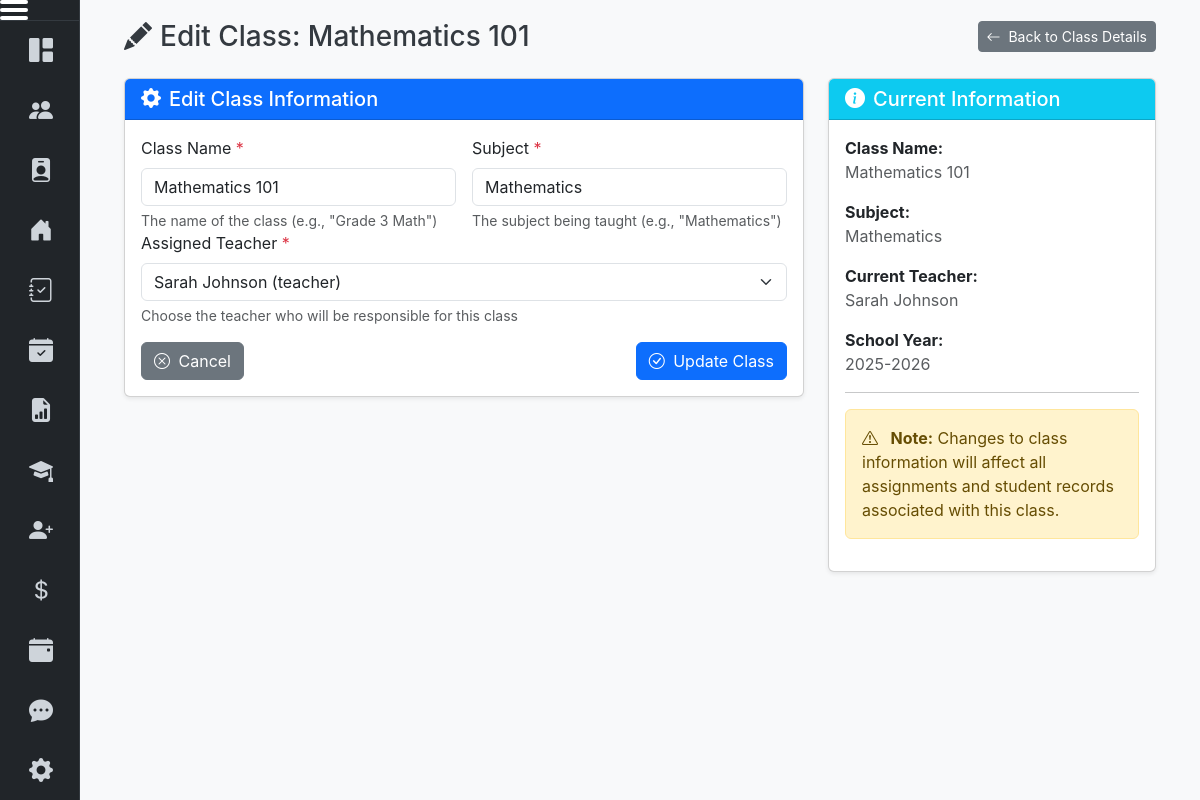
The app's page /management/edit-class/1 (signed in) with its own data.
### models.py (models this page shows, shortened)
class Class(db.Model):
    id = db.Column(db.Integer, primary_key=True)
    name = db.Column(db.String(150), nullable=False)
    subject = db.Column(db.String(100), nullable=False)
    teacher_id = db.Column(db.Integer, db.ForeignKey('teacher_staff.id'), nullable=False)
    school_year_id = db.Column(db.Integer, db.ForeignKey('school_year.id'), nullable=False)
    teacher = db.relationship('TeacherStaff', backref='classes', lazy=True)
    school_year = db.relationship('SchoolYear', backref='classes', lazy=True)

class User(db.Model, UserMixin):
    id = db.Column(db.Integer, primary_key=True)
    username = db.Column(db.String(100), unique=True, nullable=False)
    password_hash = db.Column(db.String(256), nullable=False)
    role = db.Column(db.String(50), nullable=False) # e.g., 'Student', 'Teacher', 'Director'
    student_id = db.Column(db.Integer, db.ForeignKey('student.id'), nullable=True)
    teacher_staff_id = db.Column(db.Integer, db.ForeignKey('teacher_staff.id'), nullable=True)

class SchoolYear(db.Model):
    id = db.Column(db.Integer, primary_key=True)
    name = db.Column(db.String(20), nullable=False, unique=True)
    start_date = db.Column(db.Date, nullable=False)
    end_date = db.Column(db.Date, nullable=False)
    is_active = db.Column(db.Boolean, default=True)

### managementroutes.py (the view, shortened to what this page needs)
@management_blueprint.route('/edit-class/<int:class_id>', methods=['GET', 'POST'])
@login_required
@management_required
def edit_class(class_id):
    class_info = Class.query.get_or_404(class_id)
    teachers = TeacherStaff.query.all()
    available_teachers = []
    for t in teachers:
        user = User.query.filter_by(teacher_staff_id=t.id).first()
        username = user.username if user else ''
        name = f"{t.first_name} {t.last_name}"
        available_teachers.append({'id': t.id, 'name': name, 'username': username})
    return render_template('edit_class.html',
                         class_info=class_info,
                         available_teachers=available_teachers)

### templates/edit_class.html (shortened to what this page needs)
{% extends "dashboard_layout.html" %}
{% block dashboard_content %}
<div class="container-fluid px-2 px-md-4">
    <div class="d-flex flex-column flex-md-row justify-content-between align-items-start align-items-md-center mb-4 gap-2">
        <h3 class="mb-2 mb-md-0"><i class="bi bi-pencil-fill me-2"></i>Edit Class: {{ class_info.name }}</h3>
        <a href="{{ url_for('management.view_class', class_id=class_info.id) }}" class="btn btn-secondary btn-sm">
            <i class="bi bi-arrow-left me-1"></i> Back to Class Details
        </a>
    </div>
    <div class="row g-3 g-md-4">
        <div class="col-12 col-lg-8">
            <div class="card shadow-sm">
                <div class="card-header bg-primary text-white">
                    <h5 class="mb-0"><i class="bi bi-gear-fill me-2"></i>Edit Class Information</h5>
                </div>
                <div class="card-body">
                    <form method="POST">
                        <div class="row g-3">
                            <div class="col-12 col-md-6">
                                <label for="name" class="form-label">Class Name <span class="text-danger">*</span></label>
                                <input type="text" class="form-control" id="name" name="name"
                                       value="{{ class_info.name }}" required>
                                <div class="form-text">The name of the class (e.g., "Grade 3 Math")</div>
                            </div>
                            <div class="col-12 col-md-6">
                                <label for="subject" class="form-label">Subject <span class="text-danger">*</span></label>
                                <input type="text" class="form-control" id="subject" name="subject"
                                       value="{{ class_info.subject or '' }}" required>
                                <div class="form-text">The subject being taught (e.g., "Mathematics")</div>
                            </div>
                        </div>
                        <div class="mb-3">
                            <label for="teacher_id" class="form-label">Assigned Teacher <span class="text-danger">*</span></label>
                            <select class="form-select" id="teacher_id" name="teacher_id" required>
                                {% for teacher in available_teachers %}
                                    <option value="{{ teacher.id }}"
                                            {% if class_info.teacher_id == teacher.id %}selected{% endif %}>
                                        {{ teacher.name }} ({{ teacher.username }})
                                    </option>
                                {% endfor %}
                            </select>
                            <div class="form-text">Choose the teacher who will be responsible for this class</div>
                        </div>
                        <div class="d-flex flex-column flex-md-row justify-content-between gap-2">
                            <a href="{{ url_for('management.view_class', class_id=class_info.id) }}" class="btn btn-secondary">
                                <i class="bi bi-x-circle me-1"></i> Cancel
                            </a>
                            <button type="submit" class="btn btn-primary">
                                <i class="bi bi-check-circle me-1"></i> Update Class
                            </button>
                        </div>
                    </form>
                </div>
            </div>
        </div>
        <div class="col-12 col-lg-4">
            <div class="card shadow-sm">
                <div class="card-header bg-info text-white">
                    <h5 class="mb-0"><i class="bi bi-info-circle-fill me-2"></i>Current Information</h5>
                </div>
                <div class="card-body">
                    <div class="mb-3">
                        <strong>Class Name:</strong><br>
                        <span class="text-muted">{{ class_info.name }}</span>
                    </div>
                    <div class="mb-3">
                        <strong>Subject:</strong><br>
                        <span class="text-muted">{{ class_info.subject or 'Not set' }}</span>
                    </div>
                    <div class="mb-3">
                        <strong>Current Teacher:</strong><br>
                        <span class="text-muted">
                            {% if class_info.teacher_id %}
                                {% for teacher in available_teachers %}
                                    {% if teacher.id == class_info.teacher_id %}
                                        {{ teacher.name }}
                                    {% endif %}
                                {% endfor %}
                            {% else %}
                                Not assigned
                            {% endif %}
                        </span>
                    </div>
                    <div class="mb-3">
                        <strong>School Year:</strong><br>
                        <span class="text-muted">
                            {% if class_info.school_year %}
                                {{ class_info.school_year.name }}
                            {% else %}
                                Not set
                            {% endif %}
                        </span>
                    </div>
                    <hr>
                    <div class="alert alert-warning">
                        <i class="bi bi-exclamation-triangle me-2"></i>
                        <strong>Note:</strong> Changes to class information will affect all assignments and student records associated with this class.
                    </div>
                </div>
            </div>
        </div>
    </div>
</div>
{% endblock %}

### static/style.css (style rules this page uses)
html, body { height: 100%; min-height: 100dvh; margin: 0; padding: 0; }
body { font-family: 'Inter', sans-serif; background-color: #f8f9fa; color: #343a40; overflow-x: hidden; }
.main-content, .container, .container-fluid { min-width: 320px; padding-left: 1rem; padding-right: 1rem; }
.card, .table, .alert { word-break: break-word; }

### records on screen
Class: name "Mathematics 101", subject "Mathematics", teacher_id "Sarah Johnson (teacher)"
User: name "Sarah Johnson"
SchoolYear: school_year.name "2025-2026"
